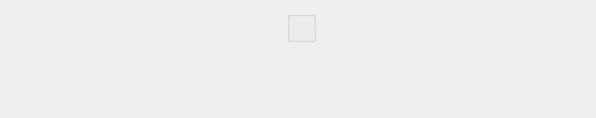
<?xml version="1.0" encoding="UTF-8"?>
<ui version="4.0">
 <comment>This file is part of the xTuple ERP: PostBooks Edition, a free and
open source Enterprise Resource Planning software suite,
Copyright (c) 1999-2010 by OpenMFG LLC, d/b/a xTuple.
It is licensed to you under the Common Public Attribution License
version 1.0, the full text of which (including xTuple-specific Exhibits)
is available at www.xtuple.com/CPAL.  By using this software, you agree
to be bound by its terms.</comment>
 <class>dspTimePhasedSalesByCustomerByItem</class>
 <widget class="QWidget" name="dspTimePhasedSalesByCustomerByItem">
  <property name="geometry">
   <rect>
    <x>0</x>
    <y>0</y>
    <width>596</width>
    <height>118</height>
   </rect>
  </property>
  <property name="windowTitle">
   <string>Time-Phased Sales History by Customer by Item</string>
  </property>
  <layout class="QHBoxLayout" name="horizontalLayout">
   <item>
    <layout class="QVBoxLayout" name="verticalLayout_2">
     <property name="spacing">
      <number>0</number>
     </property>
     <item>
      <widget class="CustCluster" name="_cust">
       <property name="sizePolicy">
        <sizepolicy hsizetype="Fixed" vsizetype="Fixed">
         <horstretch>0</horstretch>
         <verstretch>0</verstretch>
        </sizepolicy>
       </property>
       <property name="minimumSize">
        <size>
         <width>270</width>
         <height>75</height>
        </size>
       </property>
      </widget>
     </item>
     <item>
      <spacer name="verticalSpacer">
       <property name="orientation">
        <enum>Qt::Vertical</enum>
       </property>
       <property name="sizeHint" stdset="0">
        <size>
         <width>20</width>
         <height>0</height>
        </size>
       </property>
      </spacer>
     </item>
    </layout>
   </item>
   <item>
    <layout class="QVBoxLayout" name="verticalLayout">
     <property name="spacing">
      <number>0</number>
     </property>
     <item>
      <widget class="ParameterGroup" name="_productCategory">
       <property name="title">
        <string/>
       </property>
       <property name="fixedSize">
        <bool>false</bool>
       </property>
      </widget>
     </item>
     <item>
      <spacer name="verticalSpacer_2">
       <property name="orientation">
        <enum>Qt::Vertical</enum>
       </property>
       <property name="sizeHint" stdset="0">
        <size>
         <width>20</width>
         <height>0</height>
        </size>
       </property>
      </spacer>
     </item>
    </layout>
   </item>
   <item>
    <spacer name="horizontalSpacer">
     <property name="orientation">
      <enum>Qt::Horizontal</enum>
     </property>
     <property name="sizeHint" stdset="0">
      <size>
       <width>10</width>
       <height>20</height>
      </size>
     </property>
    </spacer>
   </item>
  </layout>
 </widget>
 <layoutdefault spacing="6" margin="11"/>
 <pixmapfunction>qPixmapFromMimeSource</pixmapfunction>
 <customwidgets>
  <customwidget>
   <class>CustCluster</class>
   <extends>QWidget</extends>
   <header>custcluster.h</header>
  </customwidget>
  <customwidget>
   <class>ParameterGroup</class>
   <extends>QGroupBox</extends>
   <header>parametergroup.h</header>
  </customwidget>
 </customwidgets>
 <tabstops>
  <tabstop>_productCategory</tabstop>
 </tabstops>
 <resources/>
 <connections/>
</ui>
